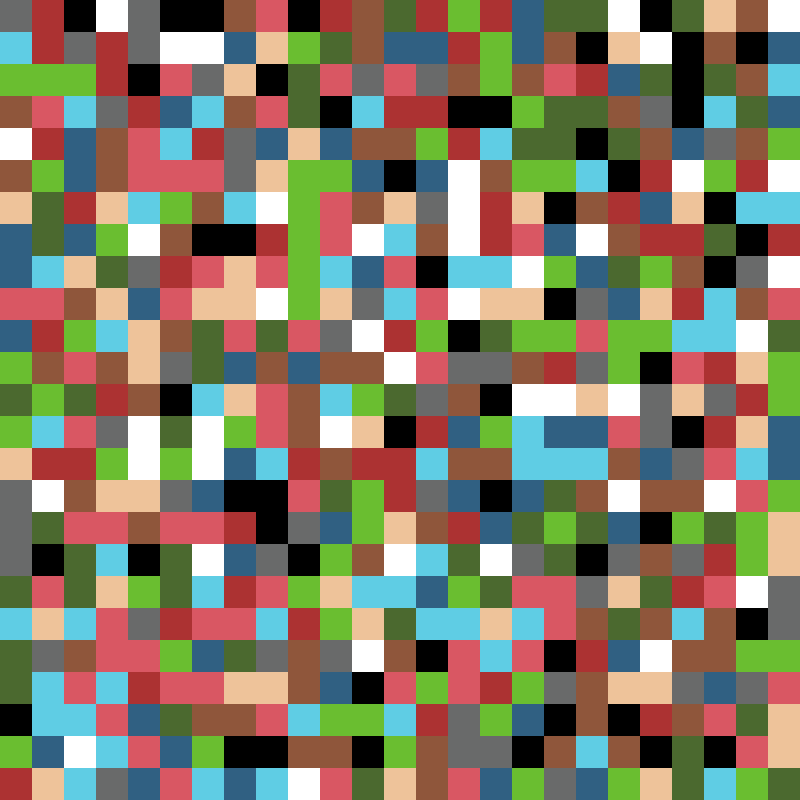

A 2D game scene composited from a Tiled map and its tileset images. What follows is a short description and the map's XML, with every tile layer's data as written:
An orthogonal 25x25 tile map with 32x32 px tiles, 2 tile layers (ground, top).

<map version="1.0" tiledversion="1.1.3" orientation="orthogonal" renderorder="right-down" width="25" height="25" tilewidth="32" tileheight="32" infinite="0" nextobjectid="1">
 <tileset firstgid="1" name="exampleTileset" tilewidth="32" tileheight="32" tilecount="900" columns="30">
  <image source="../../assets/exampleTileImage.png" width="960" height="960" />
 </tileset>
 <layer name="ground" width="25" height="25">
  <data encoding="csv">
11,9,10,12,11,10,10,5,8,10,9,5,3,9,2,9,6,3,3,12,10,3,4,5,12,
7,9,11,9,11,12,12,6,4,2,3,5,6,6,9,2,6,5,10,4,12,10,5,10,6,
2,2,2,9,10,8,11,4,10,3,8,11,8,11,5,2,5,8,9,6,3,10,3,5,7,
5,8,7,11,9,6,7,5,8,3,10,7,9,9,10,10,2,3,3,5,11,10,7,3,6,
12,9,6,5,8,7,9,11,6,4,6,5,5,2,9,7,3,3,10,3,5,6,11,5,2,
5,2,6,5,8,8,8,11,4,2,2,6,10,6,12,5,2,2,7,10,9,12,2,9,12,
4,3,9,4,7,2,5,7,12,2,8,5,4,11,12,9,4,10,5,9,6,4,10,7,7,
6,3,6,2,12,5,10,10,9,2,8,12,7,5,12,9,8,6,12,5,9,9,3,10,9,
6,7,4,3,11,9,8,4,8,2,7,6,8,10,7,7,12,2,6,3,2,5,10,11,12,
8,8,5,4,6,8,4,4,12,2,4,11,7,8,12,4,4,10,11,6,4,9,7,5,8,
6,9,2,7,4,5,3,8,3,8,11,12,9,2,10,3,2,2,8,2,2,7,7,12,3,
2,5,8,5,4,11,3,6,5,6,5,5,12,8,11,11,5,9,11,2,10,8,9,4,2,
3,2,3,9,5,10,7,4,8,5,7,2,3,11,5,10,12,12,4,12,11,4,11,9,2,
2,7,8,11,12,3,12,2,8,5,12,4,10,9,6,2,7,6,6,8,11,10,9,4,6,
4,9,9,2,12,2,12,6,7,9,5,9,9,7,5,5,7,7,7,5,6,11,8,7,6,
11,12,5,4,4,11,6,10,10,8,3,2,9,11,6,10,6,3,5,12,5,5,12,8,2,
11,3,8,8,5,8,8,9,10,11,6,2,4,5,9,6,3,2,3,6,10,2,3,2,4,
11,10,3,7,10,3,12,6,11,10,2,5,12,7,3,12,11,3,10,11,5,11,9,2,4,
3,8,3,4,2,3,7,9,8,2,4,7,7,6,2,3,8,8,11,4,3,9,8,12,11,
7,4,7,8,11,9,8,8,7,9,2,4,3,7,7,4,7,8,5,3,5,7,5,10,11,
3,11,5,8,8,2,6,3,11,5,11,12,5,10,8,7,8,10,9,6,12,5,5,2,2,
3,7,8,7,9,8,8,4,4,5,6,10,8,2,8,9,2,11,5,4,4,11,6,11,8,
10,7,7,8,6,3,5,5,8,7,2,2,7,9,11,2,6,10,5,10,9,5,8,3,4,
2,6,12,7,8,6,2,10,10,5,5,10,2,5,11,11,10,5,7,5,10,3,10,8,4,
9,4,7,11,6,8,7,6,7,12,8,3,4,5,8,6,2,11,6,2,4,3,7,2,3
</data>
 </layer>
 <layer name="top" width="25" height="25">
  <data encoding="csv">
0,0,0,0,0,0,0,0,0,0,0,0,0,0,0,0,0,0,0,0,0,0,0,0,0,
0,0,0,0,0,0,0,0,0,0,0,0,0,0,0,0,0,0,0,0,0,0,0,0,0,
0,0,0,0,0,0,0,0,0,0,0,0,0,0,0,0,0,0,0,0,0,0,0,0,0,
0,0,0,0,0,0,0,0,0,0,0,0,0,0,0,0,0,0,0,0,0,0,0,0,0,
0,0,0,0,0,0,0,0,0,0,0,0,0,0,0,0,0,0,0,0,0,0,0,0,0,
0,0,0,0,0,0,0,0,0,0,0,0,0,0,0,0,0,0,0,0,0,0,0,0,0,
0,0,0,0,0,0,0,0,0,0,0,0,0,0,0,0,0,0,0,0,0,0,0,0,0,
0,0,0,0,0,0,0,0,0,0,0,0,0,0,0,0,0,0,0,0,0,0,0,0,0,
0,0,0,0,0,0,0,0,0,0,0,0,0,0,0,0,0,0,0,0,0,0,0,0,0,
0,0,0,0,0,0,0,0,0,0,0,0,0,0,0,0,0,0,0,0,0,0,0,0,0,
0,0,0,0,0,0,0,0,0,0,0,0,0,0,0,0,0,0,0,0,0,0,0,0,0,
0,0,0,0,0,0,0,0,0,0,0,0,0,0,0,0,0,0,0,0,0,0,0,0,0,
0,0,0,0,0,0,0,0,0,0,0,0,0,0,0,0,0,0,0,0,0,0,0,0,0,
0,0,0,0,0,0,0,0,0,0,0,0,0,0,0,0,0,0,0,0,0,0,0,0,0,
0,0,0,0,0,0,0,0,0,0,0,0,0,0,0,0,0,0,0,0,0,0,0,0,0,
0,0,0,0,0,0,0,0,0,0,0,0,0,0,0,0,0,0,0,0,0,0,0,0,0,
0,0,0,0,0,0,0,0,0,0,0,0,0,0,0,0,0,0,0,0,0,0,0,0,0,
0,0,0,0,0,0,0,0,0,0,0,0,0,0,0,0,0,0,0,0,0,0,0,0,0,
0,0,0,0,0,0,0,0,0,0,0,0,0,0,0,0,0,0,0,0,0,0,0,0,0,
0,0,0,0,0,0,0,0,0,0,0,0,0,0,0,0,0,0,0,0,0,0,0,0,0,
0,0,0,0,0,0,0,0,0,0,0,0,0,0,0,0,0,0,0,0,0,0,0,0,0,
0,0,0,0,0,0,0,0,0,0,0,0,0,0,0,0,0,0,0,0,0,0,0,0,0,
0,0,0,0,0,0,0,0,0,0,0,0,0,0,0,0,0,0,0,0,0,0,0,0,0,
0,0,0,0,0,0,0,0,0,0,0,0,0,0,0,0,0,0,0,0,0,0,0,0,0,
0,0,0,0,0,0,0,0,0,0,0,0,0,0,0,0,0,0,0,0,0,0,0,0,0
</data>
 </layer>
</map>
